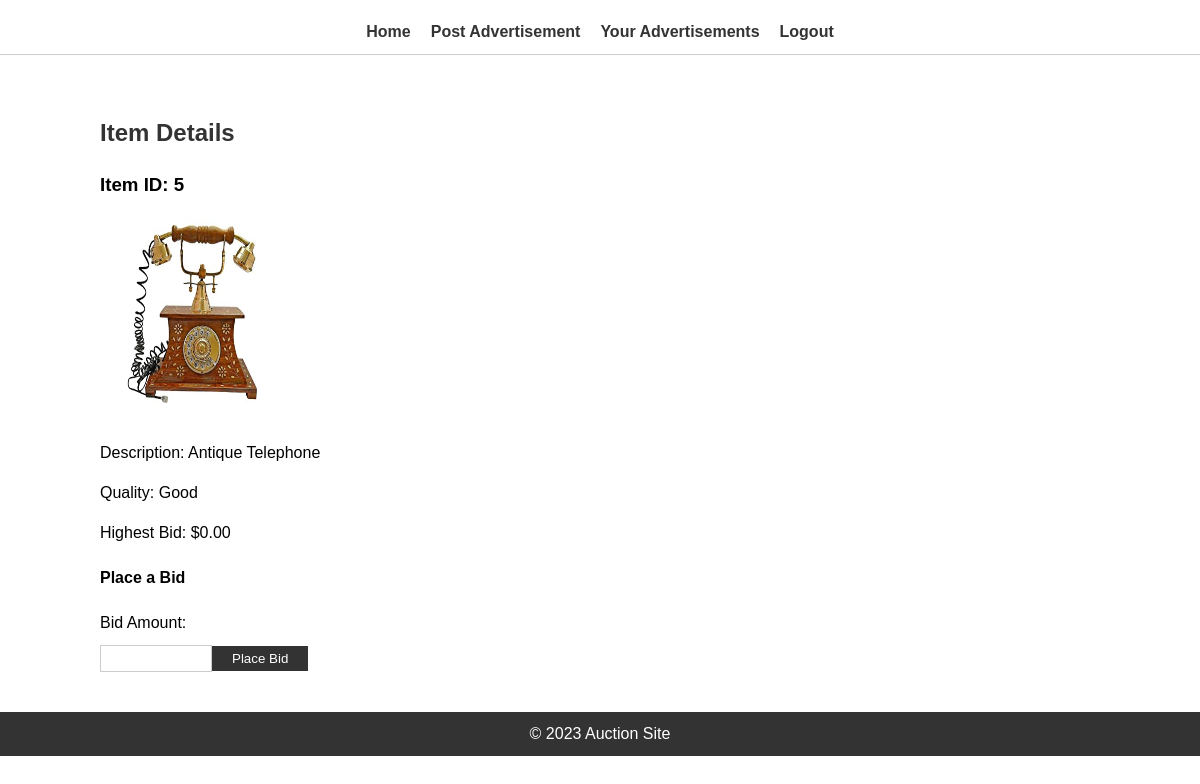
The page /item-details.php?itemId=5 on the database its author committed.
### tables this page shows
CREATE TABLE `items` (
  `itemId` int(6) UNSIGNED NOT NULL,
  `userId` varchar(25) NOT NULL,
  `imagePath` varchar(255) NOT NULL,
  `description` text NOT NULL,
  `history` text NOT NULL,
  `quality` varchar(50) NOT NULL,
  `highest_bid` decimal(10,2) DEFAULT 0.00
);

### item-details.php (the view, shortened to what this page needs)
<!DOCTYPE html>
<html lang="en">
<head>
    <link rel="stylesheet" href="style.css">
</head>
<body>
    <header>
        <nav>
            <ul>
            <li><a href="home.php">Home</a></li>
                <li><a href="post-add.html">Post Advertisement</a></li>
                <li><a href="my-bids.php">Your Advertisements</a></li>
                <li><a href="index.php">Logout</a></li>
            </ul>
        </nav>
    </header>
    <main>
        <h2>Item Details</h2>
        <?php
        $servername = "localhost";
        $username = "root";
        $password = "";
        $dbname = "auction";
        $conn = new mysqli($servername, $username, $password, $dbname);
        if (isset($_GET['itemId'])) {
            $itemId = $_GET['itemId'];
            $query = "SELECT * FROM items WHERE itemId = $itemId";
            $result = $conn->query($query);
            if ($result->num_rows > 0) {
                $row = $result->fetch_assoc();
                echo "<h3>Item ID: " . $row['itemId'] . "</h3>";
                echo "<img src='" . $row['imagePath'] . "' alt='Item Image' style='width: 200px; height: 200px;'>";
                echo "<p>Description: " . $row['description'] . "</p>";
                echo "<p>Quality: " . $row['quality'] . "</p>";
                echo "<p>Highest Bid: $" . $row['highest_bid'] . "</p>";
                echo "<h4>Place a Bid</h4>";
                echo "<form action='place-bid.php' method='POST'>";
                echo "<label for='bidAmount'>Bid Amount:</label>";
                echo "<input type='number' id='bidAmount' name='bidAmount' step='0.01' required>";
                echo "<input type='submit' value='Place Bid'>";
                echo "</form>";
            } else {
                echo "<p>No item found with the provided ID.</p>";
            }
        } else {
            echo "<p>Invalid item ID.</p>";
        }
        ?>
    </main>
    <footer>
        <p>&copy; 2023 Auction Site</p>
    </footer>
</body>
</html>

### style.css (style rules this page uses)
body { font-family: Arial, sans-serif; font-size: 16px; line-height: 1.5; margin: 0; padding: 0; }
a { color: #333; text-decoration: none; }
ul { list-style: none; margin: 0; padding: 0; }
header { background-color: #fff; border-bottom: 1px solid #ccc; padding: 10px; }
nav { display: flex; justify-content: center; margin-top: 10px; }
nav ul { display: flex; }
nav li { margin: 0 10px; }
nav a { font-weight: bold; }
main { margin: 20px auto; max-width: 1000px; padding: 20px; }
h2 { color: #333; font-size: 1.5em; margin-bottom: 20px; }
img { max-width: 200px; height: auto; }
form { margin-top: 20px; }
form label { display: block; margin-bottom: 10px; }
input[type="number"] { width: 100px; padding: 5px; border: 1px solid #ccc; }
input[type="submit"] { padding: 5px 20px; background-color: #333; color: #fff; border: none; cursor: pointer; }
footer { background-color: #333; color: #fff; padding: 10px; text-align: center; }
footer p { margin: 0; }

### rows shown on the page
items: itemId "5", imagePath (picture), description "Antique Telephone", quality "Good", highest_bid "0.00"
